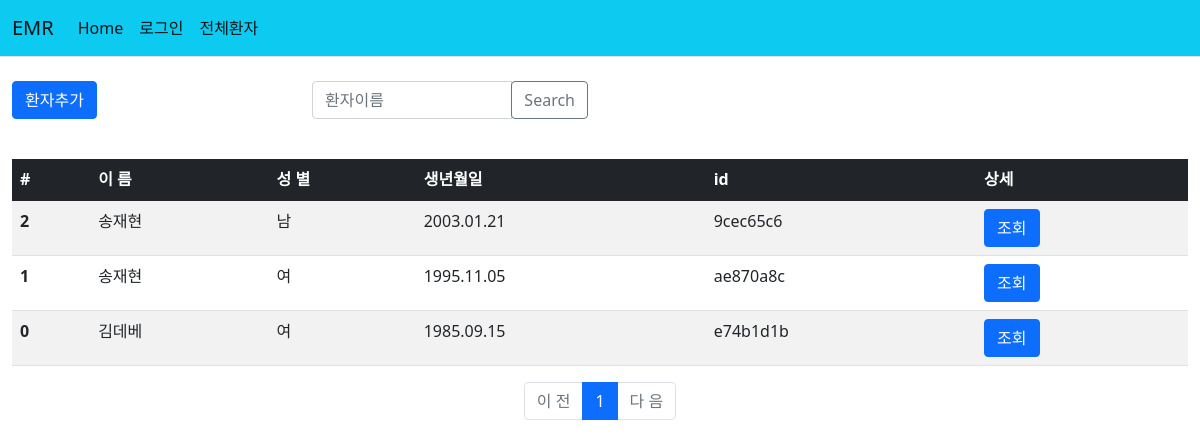
/patient/, run on an earlier commit of the app's database.
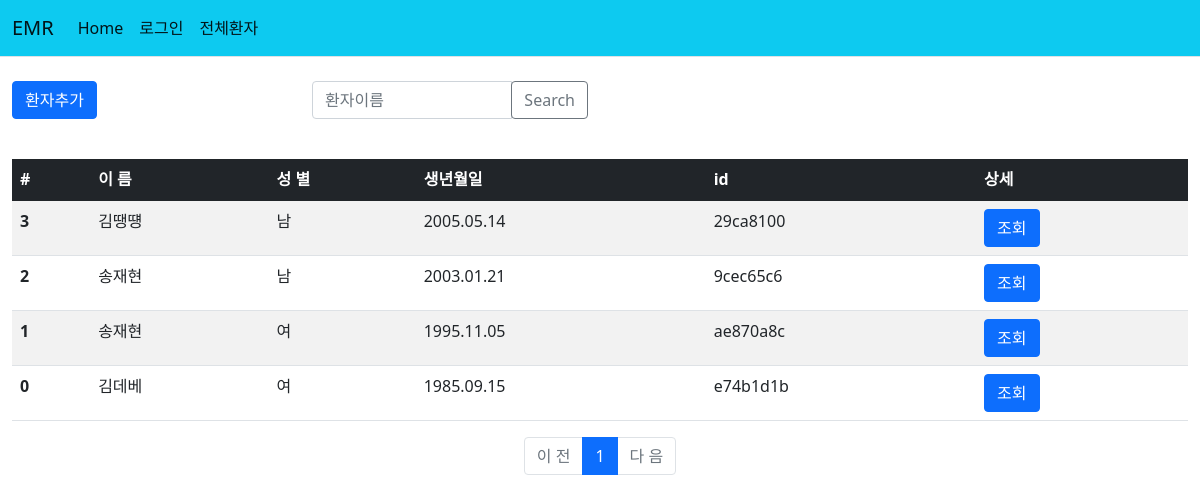
And on a later commit of the database.
### patient/models.py (models this page shows, shortened)
class Patient2(models.Model):
    id = models.CharField(primary_key=True, max_length=36, default=uuid.uuid4)
    name = models.CharField(max_length=10)
    front_resident = models.CharField(max_length=6)
    back_resident = models.CharField(max_length=1)
    phone = models.CharField(max_length=30)
    memo = models.TextField(default='memo')

### patient/views.py (the view)
# urls.py: path('', views.index, name='index'),
def index(request):
    page = request.GET.get('page', 1)
    patient_list = Patient2.objects.order_by('id')
    paginator = Paginator(patient_list, 10)
    page_obj = paginator.get_page(page)
    context = {'patient_list':page_obj}
    return render(request, 'patient/patient_list.html', context)

### patient/templatetags/patient_filter.py (called while the page is built)
@register.filter
def sub(value, arg):
    return value-arg

@register.filter
def back(value):
    ans=''
    if int(value)%2==0:
        ans = '여'
    else:
        ans = '남'
    return ans

@register.filter
def birth(value, back):
    if back=='3' or back=='4':
        year = '20'+value[:2]
    else:
        year = '19'+value[:2]
    birth = year+'.'+value[2:4]+'.'+value[4:]
    return birth

@register.filter
def id_cut(value):
    return value[:8]

### templates/patient/patient_list.html
{% extends "base.html" %}
{% load patient_filter %}
{% block content %}
<div class="container-fluid mt-4 mb-4">
    <div class="row">
        <div class="col-md-3">
            <a href="{% url 'patient:patient_add' %}" class="btn btn-primary">환자추가</a>
        </div>
        <div class="col-md-3">
            <div class="input-group mb-3">
                <input type="text" class="form-control" placeholder="환자이름" aria-label="Search 2" aria-describedby="basic-addon2">
                <div class="input-group-append">
                    <button class="btn btn-outline-secondary" type="button">Search</button>
                </div>
            </div>
        </div>
    </div>
</div>
{% if patient_list %}
<div class="container-fluid">
    <table class="table table-border table-Secondary table-striped">
        <thead>
        <tr class="table-dark">
            <th scope="col">#</th>
            <th scope="col">이 름</th>
            <th scope="col">성 별</th>
            <th scope="col">생년월일</th>
            <th scope="col">id</th>
            <th scope="col">상세</th>
        </tr>
        </thead>
        <tbody>
        {% for patient in patient_list %}
        <tr>
            <th scope="row">{{patient_list.paginator.count|sub:patient_list.start_index|sub:forloop.counter|add:1}}</th>
            <td>{{patient.name}}</td>
            <td>{{patient.back_resident|back}}</td>
            <td>{{patient.front_resident|birth:patient.back_resident}}</td>
            <td>{{patient.id|id_cut}}</td>
            <td><a class="btn btn-primary" href="{% url 'patient:detail' patient.id %}" role="button">조회</a></td>
        </tr>
        {% endfor %}
        </tbody>
    </table>
    <ul class="pagination justify-content-center">
        {% if patient_list.has_previous %}
        <li class="page-item">
            <a class="page-link" href="?page={{patient_list.previous_page_number}}">이 전</a>
        </li>
        {% else %}
        <li class="page-item disabled">
            <a class="page-link" tabindex="-1" aria-disabled="true" href="#">이 전</a>
        </li>
        {% endif %}
        {% for page_number in patient_list.paginator.page_range %}
        {% if page_number >= patient_list.number|add:-5 and page_number <= patient_list.number|add:5 %}
        {% if page_number == patient_list.number %}
        <li class="page-item active" aria-current="page">
            <a class="page-link" href="?page={{ page_number }}">{{ page_number }}</a>
        </li>
        {% else %}
        <li class="page-item">
            <a class="page-link" href="?page={{ page_number }}">{{ page_number }}</a>
        </li>
        {% endif %}
        {% endif %}
        {% endfor %}
        {% if patient_list.has_next %}
        <li class="page-item">
            <a class="page-link" href="?page={{ patient_list.next_page_number }}">다 음</a>
        </li>
        {% else %}
        <li class="page-item disabled">
            <a class="page-link" tabindex="-1" aria-disabled="true" href="#">다 음</a>
        </li>
        {% endif %}
    </ul>
</div>
{% else %}
    <p>환자가 없습니다.</p>
{% endif %}
{% endblock %}

What changed in the data, as far as the page shows it:
added Patient2: paginator.count|sub "3", name "김땡떙", back_resident|back "남", front_resident|birth "2005.05.14", id|id_cut "29ca8100"
